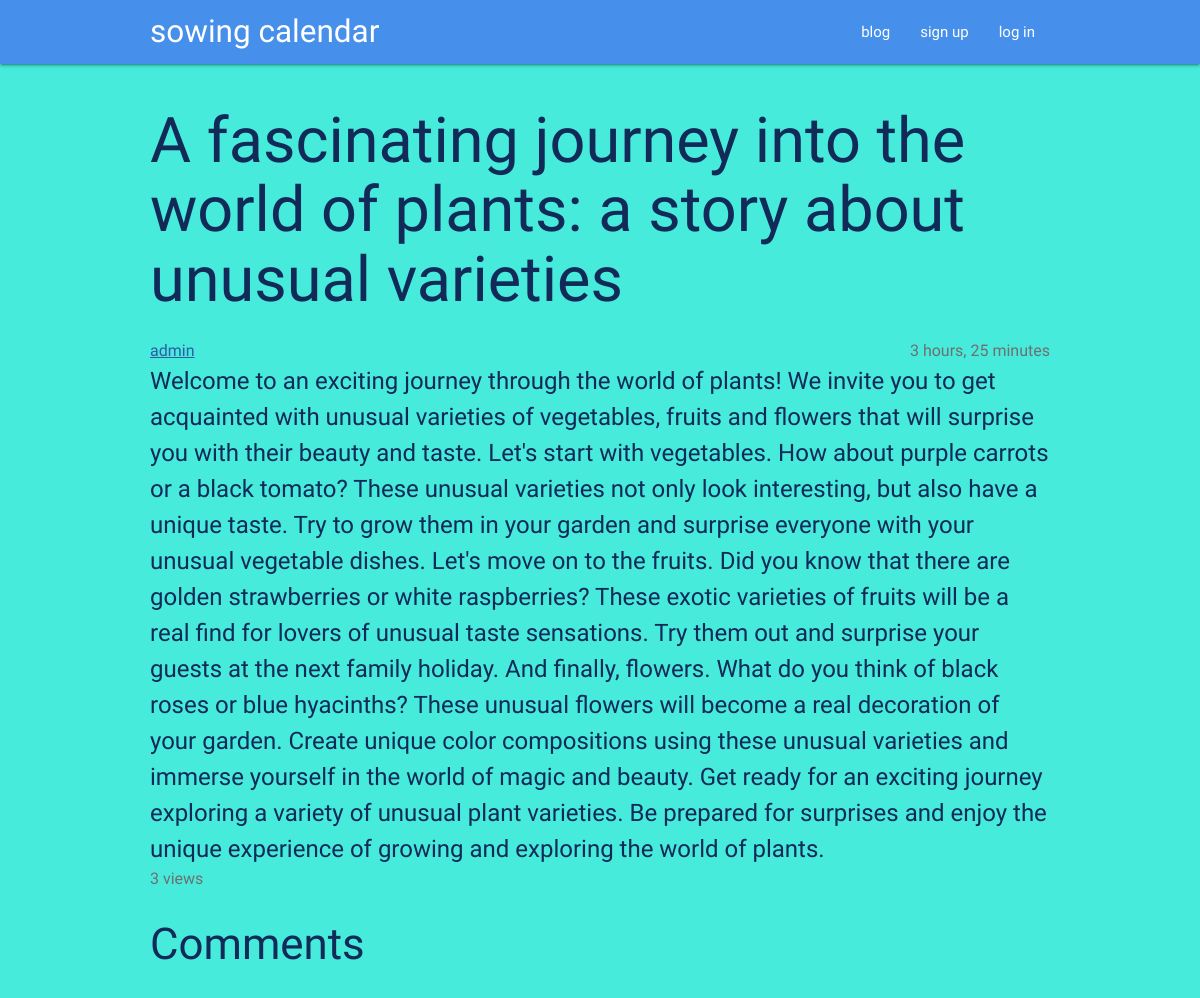
The page /blog/a-fascinating-journey-into-the-world-of-plants-a-story-about-unusual-varieties/ on the database its author committed.
### blog/models.py (models this page shows, shortened)
class Article(models.Model):
    header = models.CharField(max_length=255)
    content = models.TextField()
    author_id = models.ForeignKey(User, on_delete=models.CASCADE)
    slug = models.SlugField()
    date = models.DateTimeField(auto_now_add=True)
    views = models.IntegerField(default = 0)
    class Meta:
        verbose_name = 'Статья'
        verbose_name_plural = 'Статьи'

### blog/views.py (the view, shortened to what this page needs)
# urls.py: path('<slug:slug>/', ArticleDetail.as_view(), name='article'),
class ArticleDetail(View):
    def get(self, request, *args, **kwargs):
        view = ArticleDisplay.as_view()
        return view(request, *args, **kwargs)

### blog/views.py (called while the page is built)
    def get(self, request, *args, **kwargs):
        article = self.get_object()
        article.views = F('views') + 1
        article.save()
        return super().get(request, *args, **kwargs)

    def get_context_data(self, **kwargs):
        context = super().get_context_data(**kwargs)
        comment_list = Comment.objects.filter(article_id = context['article']).order_by('-date')
        form = AddCommentForm()
        c_def = self.get_data(comment_list = comment_list, form = form)
        return c_def | context

### main/utils.py (called while the page is built)
    def get_data(self, **kwargs):
        kwargs['y'] = datetime.now().year
        kwargs['m'] = datetime.now().month
        kwargs['d'] = datetime.now().day
        kwargs['is_auth'] = self.request.user.is_authenticated
        kwargs['user'] = self.request.user
        return kwargs

### blog/templates/blog/article.html (shortened to what this page needs)
{% extends 'main/base.html' %}
{% block content %}
<h1>{{ article.header }}</h1>
<div class="additional">
    <div>
        <a href="{% url 'accounts:profile' article.author_id %}">{{ article.author_id }}</a>
    </div>
    <div>
        {{ article.date|timesince }}
    </div>
</div>
<div class="content">
    {{ article.content }}
</div>
<div class="additional">
    {{ article.views }} views
</div>
<h3>Comments</h3>
{% endblock %}

### main/static/main/css/style.css (style rules this page uses)
h1, h2, h3, h4 { font-family: "Alice", serif; font-weight: 400; font-style: normal; }
body { background-color: #46ebdc; color: #122a57; font-family: "PT Sans Caption", sans-serif; font-weight: 400; font-style: normal; font-size: 24px; }
a { color: #305ba1; text-decoration: underline; }
.content { font-size: 18pt; }
.additional { display: flex; justify-content: space-between; color: #6f6f6f; font-size: 16px; }

### rows shown on the page
Article: header "A fascinating journey into the world of plants: a story about unusual varieties", author_id "admin", date "3 hours, 25 minutes", content "Welcome to an exciting journey through the world of plants! We invite you to get acquainted with unusual varieties of vegetables, fruits and flowers that will surprise you with their beauty and taste. Let's start with vegetables. How about purple carrots or a black tomato? These unusual varieties not only look interesting, but also have a unique taste. Try to grow them in your garden and surprise everyone with your unusual vegetable dishes. Let's move on to the fruits. Did you know that there are golden strawberries or white raspberries? These exotic varieties of fruits will be a real find for lovers of unusual taste sensations. Try them out and surprise your guests at the next family…", views "3"
